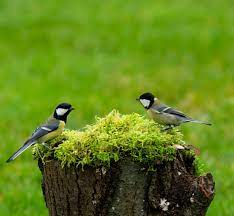
#> input picture kus.jpg, 234 x 216 px
$ python ders68pool.py
#> lines starting #> are read from the running program, lines starting #| are printed output that depends on the picture
import numpy as np
import cv2
from skimage.measure import block_reduce
resim=cv2.imread("kus.jpg")
#> resim is the input picture: shape (216, 234, 3); mean B, G, R 29.6, 130.3, 98.9
resim=cv2.cvtColor(resim,cv2.COLOR_BGR2GRAY)
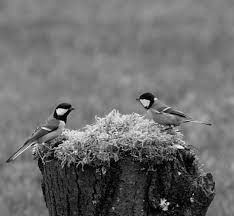
#> resim: shape (216, 234); min 0, max 245, mean 109.4

filtre=np.array([[0,-1,0],[-1,5,-1],[0,-1,0]])
filtre_resim=cv2.filter2D(resim,-1,filtre)
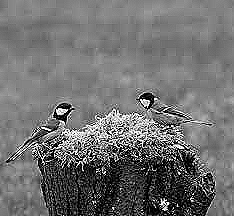
#> filtre_resim: shape (216, 234); min 0, max 255, mean 112.1
relu=np.maximum(filtre_resim,0)

pool_size=(2,2)
pool_resim=block_reduce(relu,pool_size,np.max)
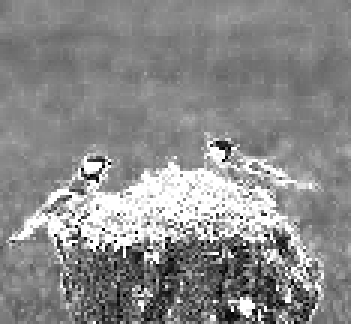
#> pool_resim: shape (108, 117) (shown 3 times larger); min 0, max 255, mean 139.1

cv2.imshow("orjinal resim",resim)
cv2.imshow("relu resim",relu)
cv2.imshow("pool resim",pool_resim)
cv2.waitKey(0)

$ run again, with ornek.jpg copied over kus.jpg
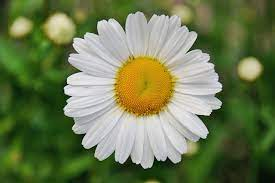
#> input picture ornek.jpg, 275 x 183 px
#> resim is the input picture: shape (183, 275, 3); mean B, G, R 80.5, 122, 109.1
#> resim: shape (183, 275)
#> `filtre_resim=cv2.filter2D(resim,-1,filtre)`:
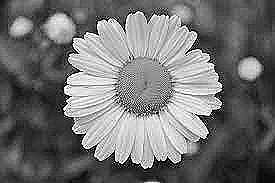
#> filtre_resim: shape (183, 275); min 0, max 255, mean 113.5
#> `pool_resim=block_reduce(relu,pool_size,np.max)`:
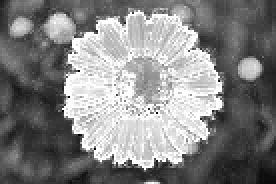
#> pool_resim: shape (92, 138) (shown 2 times larger); min 0, max 255, mean 131.3

$ run again, with resim2.jpg copied over kus.jpg
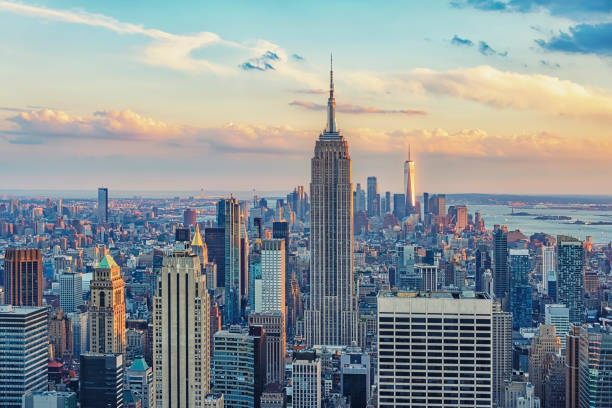
#> input picture resim2.jpg, 612 x 408 px
#> resim is the input picture: shape (408, 612, 3); mean B, G, R 149.9, 147, 137.5
#> resim: shape (408, 612)
#> `filtre_resim=cv2.filter2D(resim,-1,filtre)`:
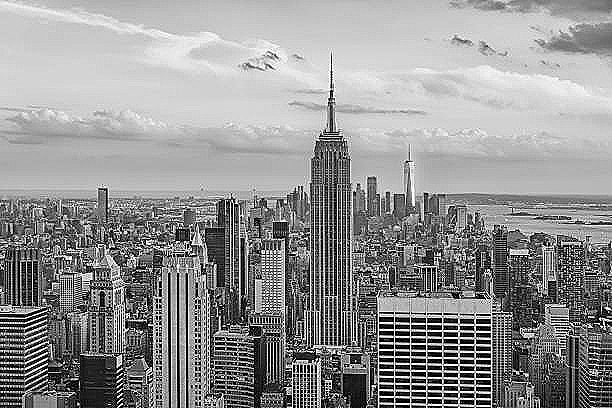
#> filtre_resim: shape (408, 612); min 0, max 255, mean 146.9
#> `pool_resim=block_reduce(relu,pool_size,np.max)`:
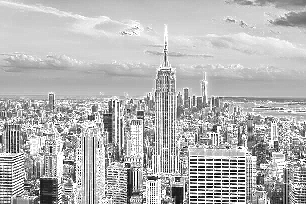
#> pool_resim: shape (204, 306); min 0, max 255, mean 181.5

$ run again, with t.jpg copied over kus.jpg
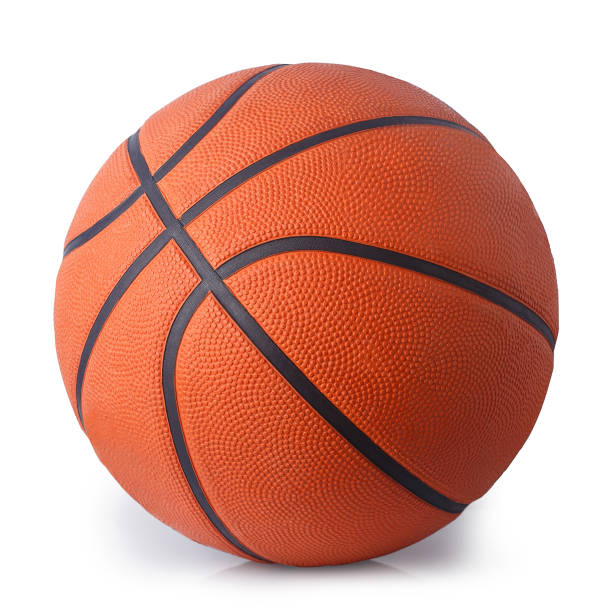
#> input picture t.jpg, 612 x 612 px
#> resim is the input picture: shape (612, 612, 3); mean B, G, R 147.9, 161.2, 214.4
#> resim: shape (612, 612)
#> `filtre_resim=cv2.filter2D(resim,-1,filtre)`:
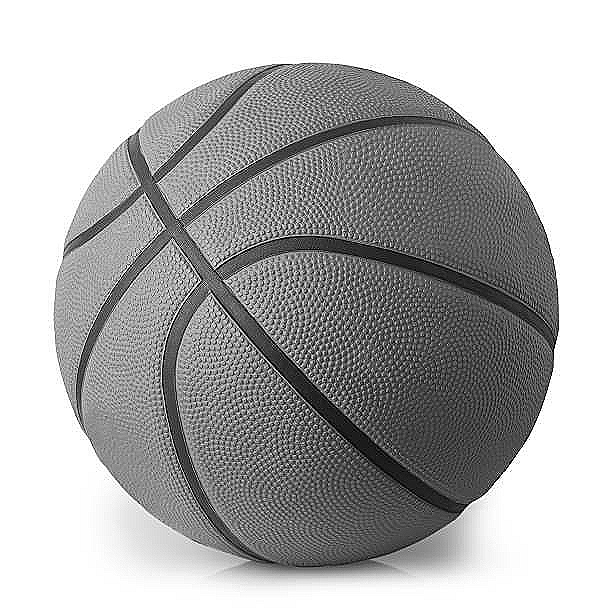
#> filtre_resim: shape (612, 612); min 0, max 255, mean 175.5
#> `pool_resim=block_reduce(relu,pool_size,np.max)`:
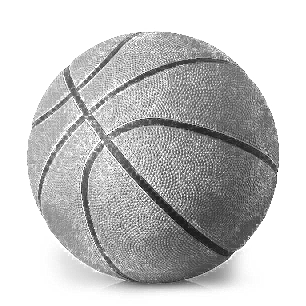
#> pool_resim: shape (306, 306); min 1, max 255, mean 195.5
